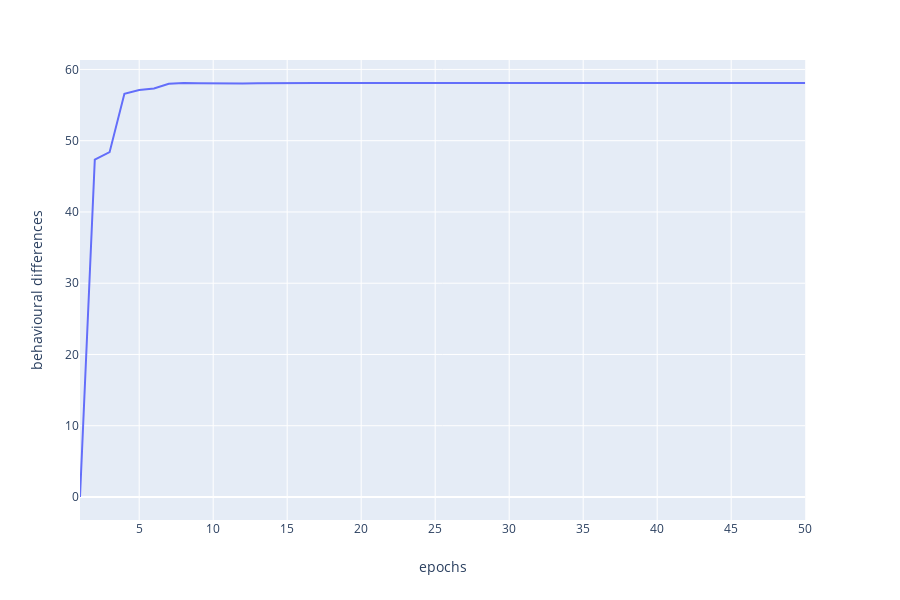

This figure's notebook cell:
### Code cell
plot_behavioural_differences(experiment_name, get_random_input_func, mode="first_best")

### Figure 1 — Plotly figure (JSON) as saved in the notebook; plotly's stock layout.template omitted (floating-point values rounded to 4 significant figures)
{"data": [{"hoverlabel": {"namelength": 0}, "hovertemplate": "epochs=%{x}<br>behavioural differences=%{y}", "legendgroup": "", "line": {"color": "#636efa", "dash": "solid"}, "mode": "lines", "name": "", "showlegend": false, "type": "scatter", "x": [1, 2, 3, 4, 5, 6, 7, 8, 9, 10, 11, 12, 13, 14, 15, 16, 17, 18, 19, 20, 21, 22, 23, 24, 25, 26, 27, 28, 29, 30, 31, 32, 33, 34, 35, 36, 37, 38, 39, 40, 41, 42, 43, 44, 45, 46, 47, 48, 49, 50], "xaxis": "x", "y": [0, 47.36, 48.39, 56.59, 57.12, 57.33, 57.98, 58.08, 58.05, 58.08, 58.09, 58.04, 58.05, 58.08, 58.08, 58.09, 58.09, 58.09, 58.08, 58.09, 58.09, 58.1, 58.09, 58.09, 58.08, 58.09, 58.09, 58.09, 58.09, 58.09, 58.09, 58.09, 58.09, 58.09, 58.09, 58.09, 58.09, 58.09, 58.09, 58.09, 58.09, 58.09, 58.09, 58.09, 58.09, 58.09, 58.09, 58.09, 58.09, 58.09], "yaxis": "y"}], "layout": {"height": 600, "legend": {"tracegroupgap": 0}, "margin": {"t": 60}, "xaxis": {"anchor": "y", "domain": [0, 0.98], "title": {"text": "epochs"}}, "yaxis": {"anchor": "x", "domain": [0, 1], "title": {"text": "behavioural differences"}}}}
